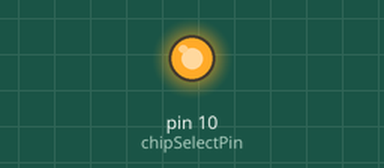
This sketch was run on a simulated Arduino Uno, built with avr-gcc and run on an emulated ATmega328P. On the bench: output pins drawn as LEDs (lit = HIGH). What the sketch prints to the serial monitor is not drawn.

Above: at 0.1 s.
Timing chart, 0 to 1.6 s (numbered marks = the images above):
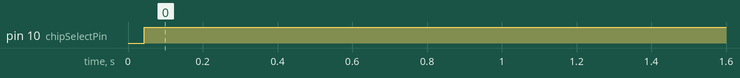

The sketch:

spi_flash_memory_test_with_teensy4.1.ino
```cpp
#include <SPI.h>

// Define the chip select pin
const int chipSelectPin = 10; // You can change this to the pin you connected CS to

void setup() {
  Serial.begin(115200);
  Serial.println("W25Qxx Flash Test");

  // Initialize SPI
  SPI.begin();
  SPI.setClockDivider(SPI_CLOCK_DIV8); // Adjust clock speed if needed
  SPI.setDataMode(SPI_MODE0);
  SPI.setBitOrder(MSBFIRST);

  // Configure the chip select pin as an output
  pinMode(chipSelectPin, OUTPUT);
  digitalWrite(chipSelectPin, HIGH); // Deselect the chip initially

  // Basic ID Read Test
  Serial.println("Reading Flash ID...");
  uint8_t manufacturerID = 0;
  uint8_t deviceID = 0;

  digitalWrite(chipSelectPin, LOW);
  SPI.transfer(0x90); // Read Manufacturer/Device ID command
  SPI.transfer(0x00); // Address bits (dummy for this command)
  SPI.transfer(0x00);
  SPI.transfer(0x00);
  manufacturerID = SPI.transfer(0x00); // Read Manufacturer ID
  deviceID = SPI.transfer(0x00);      // Read Device ID
  digitalWrite(chipSelectPin, HIGH);

  Serial.print("Manufacturer ID: 0x");
  Serial.println(manufacturerID, HEX);
  Serial.print("Device ID: 0x");
  Serial.println(deviceID, HEX);

  // Basic Write and Read Test (Single Byte)
  Serial.println("\nBasic Write and Read Test...");
  uint32_t testAddress = 0x000000;
  uint8_t writeData = 0xA5;
  uint8_t readData = 0x00;

  // Enable Write Operations (assuming no hardware WP)
  enableWrite();

  // Write Data
  Serial.print("Writing 0x");
  Serial.print(writeData, HEX);
  Serial.print(" to address 0x");
  Serial.println(testAddress, HEX);
  writeByte(testAddress, writeData);

  // Read Data
  Serial.print("Reading from address 0x");
  Serial.println(testAddress, HEX);
  readData = readByte(testAddress);
  Serial.print("Read Data: 0x");
  Serial.println(readData, HEX);

  if (writeData == readData) {
    Serial.println("Write and Read test successful!");
  } else {
    Serial.println("Write and Read test failed!");
  }

  // Disable Write Operations (good practice)
  disableWrite();
}

void loop() {
  // put your main code here, to run repeatedly:
}

// Function to enable write operations (send Write Enable command)
void enableWrite() {
  digitalWrite(chipSelectPin, LOW);
  SPI.transfer(0x06); // Write Enable command
  digitalWrite(chipSelectPin, HIGH);
  delay(1); // Small delay might be needed
}

// Function to disable write operations (send Write Disable command)
void disableWrite() {
  digitalWrite(chipSelectPin, LOW);
  SPI.transfer(0x04); // Write Disable command
  digitalWrite(chipSelectPin, HIGH);
  delay(1); // Small delay might be needed
}

// Function to write a single byte to the flash memory
void writeByte(uint32_t address, uint8_t data) {
  // Send Page Program command (0x02)
  digitalWrite(chipSelectPin, LOW);
  SPI.transfer(0x02);
  // Send 24-bit address
  SPI.transfer((address >> 16) & 0xFF);
  SPI.transfer((address >> 8) & 0xFF);
  SPI.transfer(address & 0xFF);
  // Send data byte
  SPI.transfer(data);
  digitalWrite(chipSelectPin, HIGH);

  // Wait for the write operation to complete (check status register or use delay)
  delay(5); // Adjust delay based on your flash chip's write cycle time
}

// Function to read a single byte from the flash memory
uint8_t readByte(uint32_t address) {
  uint8_t data;

  // Send Read Data command (0x03)
  digitalWrite(chipSelectPin, LOW);
  SPI.transfer(0x03);
  // Send 24-bit address
  SPI.transfer((address >> 16) & 0xFF);
  SPI.transfer((address >> 8) & 0xFF);
  SPI.transfer(address & 0xFF);
  // Read the data byte
  data = SPI.transfer(0x00);
  digitalWrite(chipSelectPin, HIGH);

  return data;
}
```

Measured:
- by itself, pin 10 (chipSelectPin): LOW → HIGH at 0.04 s
